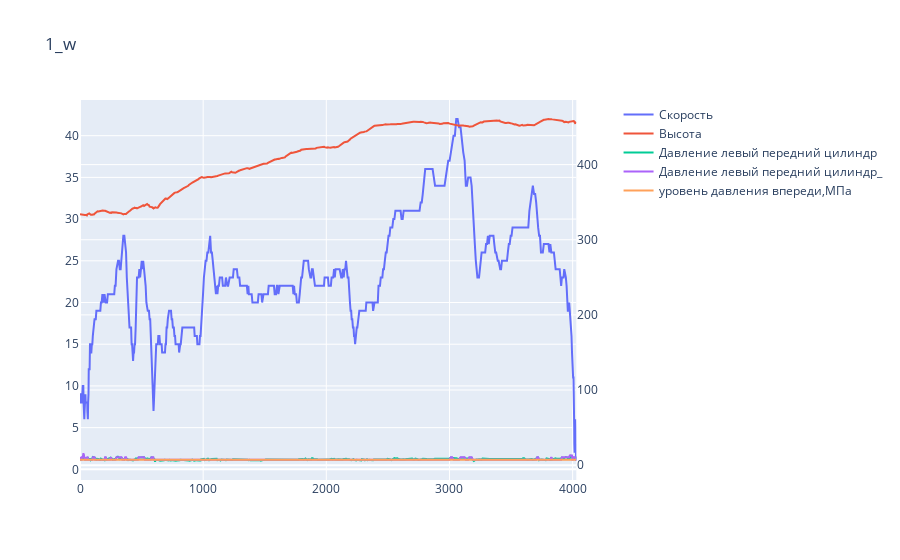

This figure's notebook cell:
### Code cell
fig = make_subplots(specs=[[{"secondary_y": True}]])
fig.add_trace(go.Scatter(x=df['len'], y=df['Скорость'], mode='lines' ,name='Скорость'), secondary_y=False)
fig.add_trace(go.Scatter(x=df['len'], y=df['Высота'],  mode='lines' ,name='Высота'), secondary_y=True)
fig.add_trace(go.Scatter(x=df['len'], y=df['Давление левый передний цилиндр'],  mode='lines' ,name='Давление левый передний цилиндр'), secondary_y=True)
fig.add_trace(go.Scatter(x=df['len'], y=df['Давление левый передний цилиндр_'],  mode='lines' ,name='Давление левый передний цилиндр_'), secondary_y=True)
fig.add_trace(go.Scatter(x=df['len'], y=df['уровень давления впереди,МПа'],  mode='lines' ,name='уровень давления впереди,МПа'), secondary_y=True)

name = '1_w'
fig.update_layout(title_text=name)

### Figure 1 — Plotly figure (JSON) as saved in the notebook; plotly's stock layout.template omitted (floating-point values rounded to 4 significant figures; data arrays with more than 128 entries replaced by an {"elided": "..."} marker saying what was removed)
{"data": [{"mode": "lines", "name": "Скорость", "type": "scatter", "x": {"elided": "675 float values"}, "xaxis": "x", "y": {"elided": "675 float values"}, "yaxis": "y"}, {"mode": "lines", "name": "Высота", "type": "scatter", "x": {"elided": "675 float values"}, "xaxis": "x", "y": {"elided": "675 float values"}, "yaxis": "y2"}, {"mode": "lines", "name": "Давление левый передний цилиндр", "type": "scatter", "x": {"elided": "675 float values"}, "xaxis": "x", "y": {"elided": "675 float values"}, "yaxis": "y2"}, {"mode": "lines", "name": "Давление левый передний цилиндр_", "type": "scatter", "x": {"elided": "675 float values"}, "xaxis": "x", "y": {"elided": "675 float values"}, "yaxis": "y2"}, {"mode": "lines", "name": "уровень давления впереди,МПа", "type": "scatter", "x": {"elided": "675 float values"}, "xaxis": "x", "y": {"elided": "675 float values"}, "yaxis": "y2"}], "layout": {"title": {"text": "1_w"}, "xaxis": {"anchor": "y", "domain": [0, 0.94]}, "yaxis": {"anchor": "x", "domain": [0, 1]}, "yaxis2": {"anchor": "x", "overlaying": "y", "side": "right"}}}
